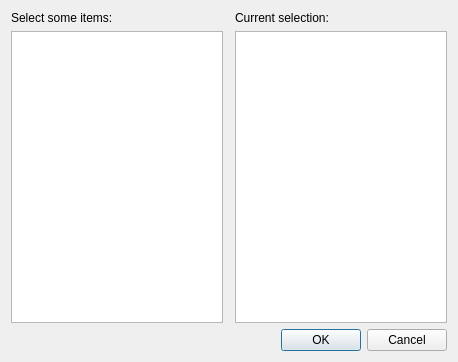
<?xml version="1.0" encoding="UTF-8"?>
<ui version="4.0">
 <class>SelectionManager</class>
 <widget class="QWidget" name="SelectionManager">
  <property name="geometry">
   <rect>
    <x>0</x>
    <y>0</y>
    <width>458</width>
    <height>362</height>
   </rect>
  </property>
  <property name="windowTitle">
   <string>Form</string>
  </property>
  <layout class="QGridLayout" name="gridLayout">
   <item row="1" column="2">
    <widget class="QTreeView" name="selectionPreView">
     <property name="editTriggers">
      <set>QAbstractItemView::NoEditTriggers</set>
     </property>
     <property name="uniformRowHeights">
      <bool>true</bool>
     </property>
     <attribute name="headerVisible">
      <bool>false</bool>
     </attribute>
    </widget>
   </item>
   <item row="1" column="0">
    <widget class="QTreeView" name="selectionView">
     <property name="editTriggers">
      <set>QAbstractItemView::NoEditTriggers</set>
     </property>
     <property name="uniformRowHeights">
      <bool>true</bool>
     </property>
     <attribute name="headerVisible">
      <bool>false</bool>
     </attribute>
    </widget>
   </item>
   <item row="0" column="2">
    <widget class="QLabel" name="label_2">
     <property name="text">
      <string>Current selection:</string>
     </property>
    </widget>
   </item>
   <item row="0" column="0">
    <widget class="QLabel" name="label">
     <property name="text">
      <string>Select some items:</string>
     </property>
    </widget>
   </item>
   <item row="2" column="0" colspan="3">
    <widget class="QDialogButtonBox" name="buttonBox">
     <property name="standardButtons">
      <set>QDialogButtonBox::Cancel|QDialogButtonBox::Ok</set>
     </property>
    </widget>
   </item>
  </layout>
 </widget>
 <resources/>
 <connections/>
</ui>
